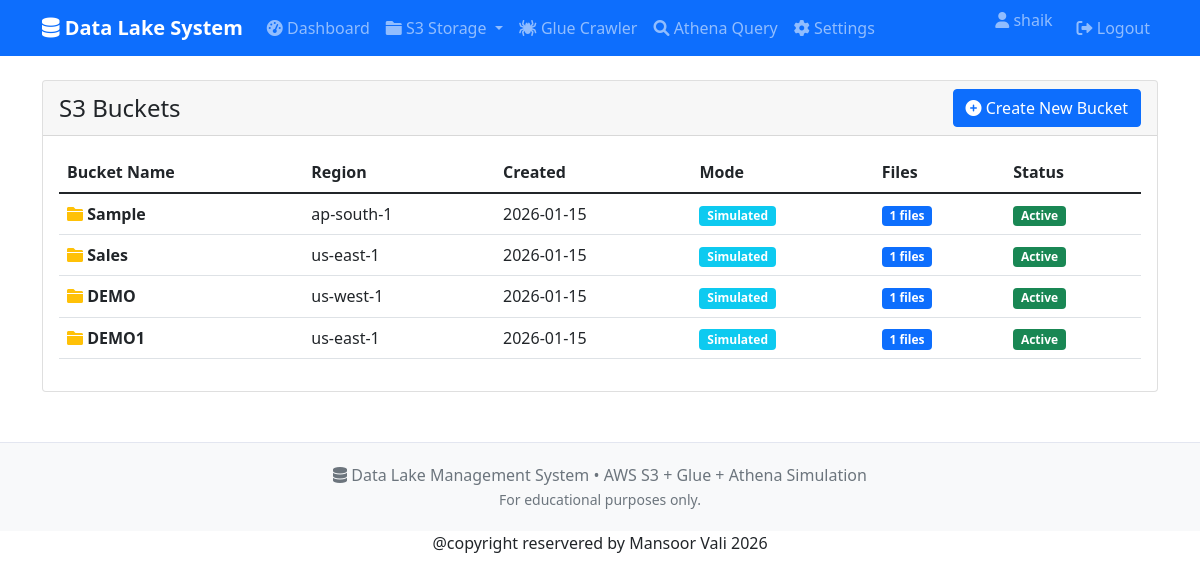
Page /buckets/ (signed in) on the committed database.
### datalake_app/models.py (models this page shows, shortened)
class S3Bucket(models.Model):
    name = models.CharField(max_length=255, unique=True)
    region = models.CharField(max_length=100, default='us-east-1')
    created_by = models.ForeignKey(User, on_delete=models.CASCADE)
    created_at = models.DateTimeField(auto_now_add=True)
    is_real_aws = models.BooleanField(default=False)
    aws_bucket_arn = models.CharField(max_length=500, blank=True, null=True)

### datalake_app/views.py (the view)
# urls.py: path('buckets/', views.list_buckets, name='list_buckets'),
@login_required
def list_buckets(request):
    buckets = S3Bucket.objects.filter(created_by=request.user)
    return render(request, 'datalake/list_buckets.html', {'buckets': buckets})

### templates/datalake/list_buckets.html (shortened to what this page needs)
{% extends 'base.html' %}
{% block content %}
<div class="row">
    <div class="col-md-12">
        <div class="card">
            <div class="card-header d-flex justify-content-between align-items-center">
                <h4 class="mb-0">S3 Buckets</h4>
                <a href="{% url 'create_bucket' %}" class="btn btn-primary">
                    <i class="fas fa-plus-circle"></i> Create New Bucket
                </a>
            </div>
            <div class="card-body">
                {% if buckets %}
                <div class="table-responsive">
                    <table class="table table-hover">
                        <thead>
                            <tr>
                                <th>Bucket Name</th>
                                <th>Region</th>
                                <th>Created</th>
                                <th>Mode</th>
                                <th>Files</th>
                                <th>Status</th>
                            </tr>
                        </thead>
                        <tbody>
                            {% for bucket in buckets %}
                            <tr>
                                <td>
                                    <i class="fas fa-folder text-warning"></i>
                                    <strong>{{ bucket.name }}</strong>
                                </td>
                                <td>{{ bucket.region }}</td>
                                <td>{{ bucket.created_at|date:"Y-m-d" }}</td>
                                <td>
                                    {% if bucket.is_real_aws %}
                                    <span class="badge bg-success">Real AWS</span>
                                    {% else %}
                                    <span class="badge bg-info">Simulated</span>
                                    {% endif %}
                                </td>
                                <td>
                                    {% with bucket.datafile_set.count as file_count %}
                                    <span class="badge bg-primary">{{ file_count }} files</span>
                                    {% endwith %}
                                </td>
                                <td>
                                    <span class="badge bg-success">Active</span>
                                </td>
                            </tr>
                            {% endfor %}
                        </tbody>
                    </table>
                </div>
                {% endif %}
            </div>
        </div>
    </div>
</div>
{% endblock %}

### templates/base.html (shortened to what this page needs)
<!DOCTYPE html>
<html lang="en">
<head>
    <link href="https://cdn.jsdelivr.net/npm/bootstrap@5.1.3/dist/css/bootstrap.min.css" rel="stylesheet">
    <link rel="stylesheet" href="https://cdnjs.cloudflare.com/ajax/libs/font-awesome/6.0.0/css/all.min.css">
</head>
<body>
    <nav class="navbar navbar-expand-lg navbar-dark bg-primary">
        <div class="container">
            <a class="navbar-brand" href="{% url 'dashboard' %}">
                <i class="fas fa-database"></i> Data Lake System
            </a>
            <div class="collapse navbar-collapse" id="navbarNav">
                <ul class="navbar-nav me-auto">
                    {% if user.is_authenticated %}
                        <li class="nav-item">
                            <a class="nav-link {% if request.resolver_match.url_name == 'dashboard' %}active{% endif %}"
                               href="{% url 'dashboard' %}">
                                <i class="fas fa-tachometer-alt"></i> Dashboard
                            </a>
                        </li>
                        <li class="nav-item dropdown">
                            <a class="nav-link dropdown-toggle" href="#" role="button" data-bs-toggle="dropdown">
                                <i class="fas fa-folder"></i> S3 Storage
                            </a>
                        </li>
                        <li class="nav-item">
                            <a class="nav-link {% if request.resolver_match.url_name == 'glue_crawler' %}active{% endif %}"
                               href="{% url 'glue_crawler' %}">
                                <i class="fas fa-spider"></i> Glue Crawler
                            </a>
                        </li>
                        <li class="nav-item">
                            <a class="nav-link {% if request.resolver_match.url_name == 'execute_query' %}active{% endif %}"
                               href="{% url 'execute_query' %}">
                                <i class="fas fa-search"></i> Athena Query
                            </a>
                        </li>
                        <li class="nav-item">
                            <a class="nav-link {% if request.resolver_match.url_name == 'aws_config' %}active{% endif %}"
                               href="{% url 'aws_config' %}">
                                <i class="fas fa-cog"></i> Settings
                            </a>
                        </li>
                    {% endif %}
                </ul>
                <ul class="navbar-nav">
                    {% if user.is_authenticated %}
                        <li class="nav-item">
                            <span class="navbar-text me-3">
                                <i class="fas fa-user"></i> {{ user.username }}
                            </span>
                        </li>
                        <li class="nav-item">
                            <a class="nav-link" href="{% url 'logout' %}">
                                <i class="fas fa-sign-out-alt"></i> Logout
                            </a>
                        </li>
                    {% endif %}
                </ul>
            </div>
        </div>
    </nav>
    <div class="container mt-4">
        {% block content %}{% endblock %}
    </div>
    <footer class="footer">
        <div class="container text-center">
            <p class="text-muted mb-0">
                <i class="fas fa-database"></i> Data Lake Management System
                • AWS S3 + Glue + Athena Simulation
            </p>
            <small class="text-muted">
                For educational purposes only. {% if not user.aws_config.use_real_aws %}Running in local simulation mode.{% endif %}
            </small>
        </div>
    </footer>
    <center><marquee><p>@copyright reservered by Mansoor Vali 2026</p></center></marquee>
</body>
</html>

### templates/base.html (style rules this page uses)
.navbar-brand { font-weight: bold; }
.footer { margin-top: 50px; padding: 20px 0; background-color: #f8f9fa; border-top: 1px solid #e3e6f0; }

### rows in the picture
S3Bucket: name "Sample", region "ap-south-1", created_at "2026-01-15", is_real_aws "Simulated", datafile_set.count "1"
S3Bucket: name "Sales", region "us-east-1", created_at "2026-01-15", is_real_aws "Simulated", datafile_set.count "1"
S3Bucket: name "DEMO", region "us-west-1", created_at "2026-01-15", is_real_aws "Simulated", datafile_set.count "1"
S3Bucket: name "DEMO1", region "us-east-1", created_at "2026-01-15", is_real_aws "Simulated", datafile_set.count "1"

### other values in the picture
{{ user.username }} "shaik"
